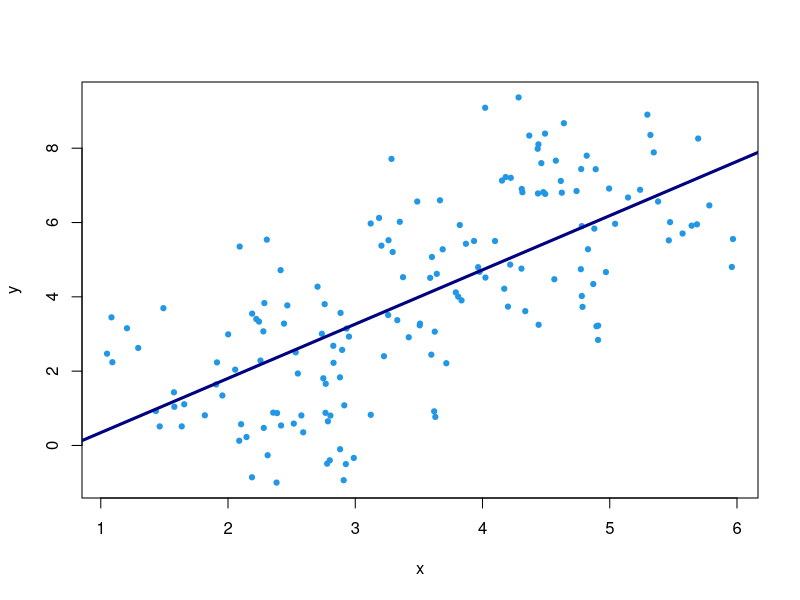
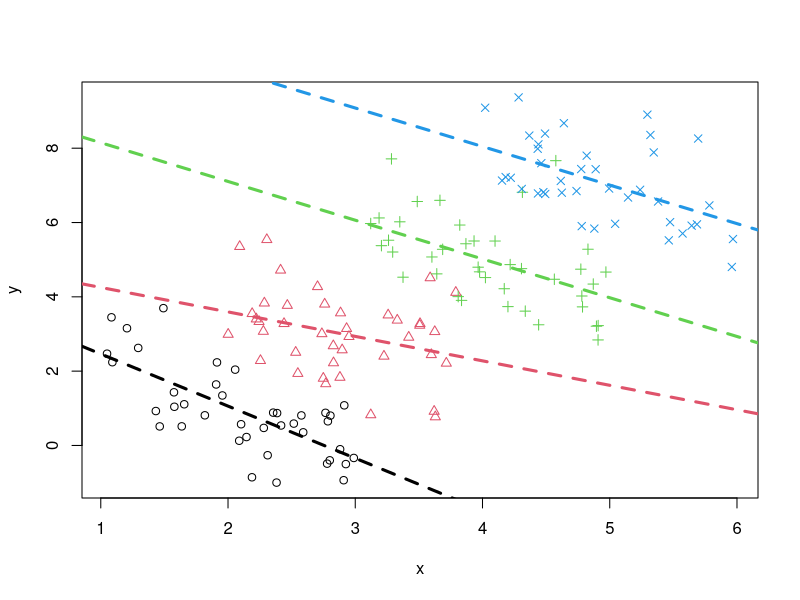

Write R code to recreate these figures, in order.
set.seed(123)
g <- 4                            # number of groups
n <- 40                           # number of instances in each group
z <- rep(1:g, each = n)           # grouping variable
x <- runif(n * g, 0, 2) + z       # x variable that depends on z
y <- 3 * z - x + rnorm(n * g)     # y variable that depends on x and z
pdf("images/probability-Simpson-plots.pdf", height=5, width=5)
plot(x, y, pch=19, col=4, cex=0.7)# plot the whole data
abline(lm(y ~ x), lwd=3, col="navyblue")   # show the overall linear trend
plot(x, y, pch = z, col = z)      # plot the data with group labeled
for (grp in 1:g)
  abline(lm(y[z==grp] ~ x[z==grp]), lwd=3, col=grp, lty=2)
dev.off()

## pdf("images/probability-Simpson-whole.pdf", height=5, width=5)
## pdf("images/probability-Simpson-group.pdf", height=5, width=5)
